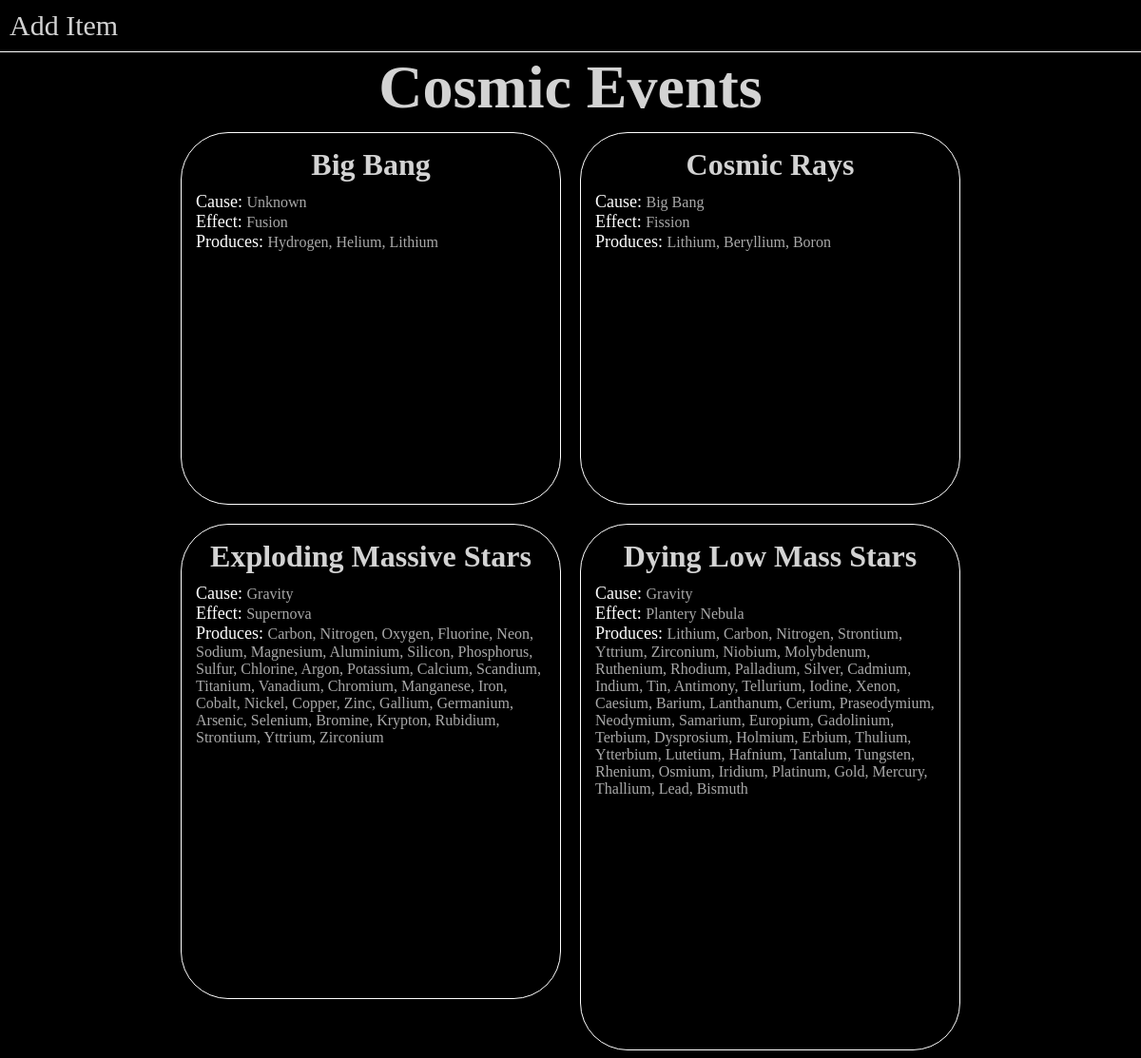
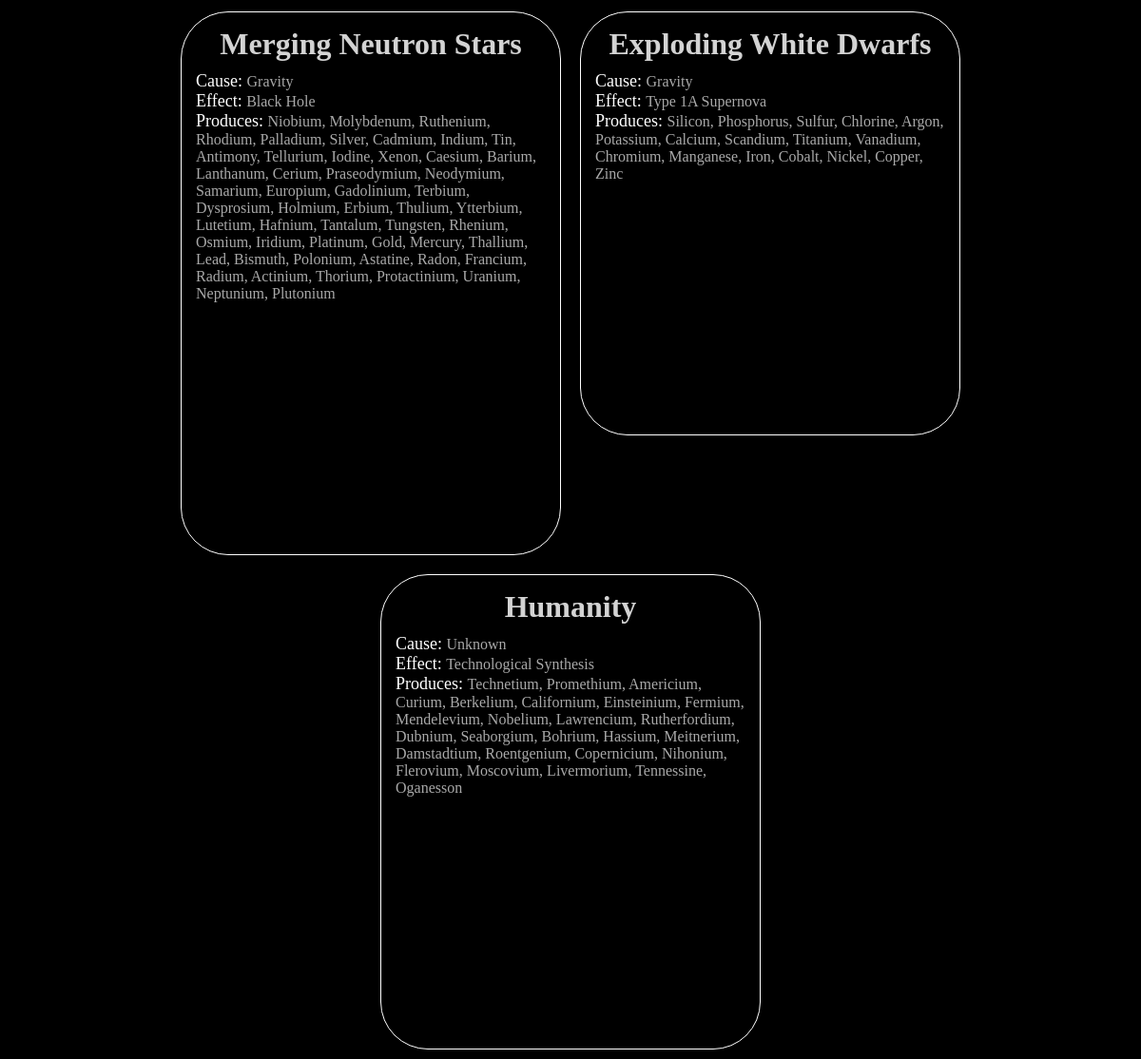
The page / on the database its author committed (2 pictures, top to bottom).
### tables this page shows
CREATE TABLE `cosmic_events` (
  `id` int(11) unsigned NOT NULL AUTO_INCREMENT,
  `name` varchar(120) NOT NULL DEFAULT '',
  `caused_by` varchar(120) NOT NULL DEFAULT '',
  `creates_effect` varchar(120) NOT NULL DEFAULT '',
  PRIMARY KEY (`id`),
  UNIQUE KEY `name` (`name`)
);

### db_functions.php (called while the page is built, shortened)
<?php
function extract_cosmic_events(PDO $db): array {
	$cosmic_event_query = $db->prepare('SELECT * FROM `cosmic_events`;');
	$cosmic_event_query->execute();
	return $cosmic_event_query->fetchAll();
}
function extract_event_elements(PDO $db, array $db_row): array {
	$elements_query = $db->prepare("
		SELECT DISTINCT elements.name
		FROM event_elements
	    INNER JOIN cosmic_events
	        ON event_elements.event_id = cosmic_events.id
	    INNER JOIN elements
	        ON event_elements.element_id = elements.id
	    WHERE cosmic_events.name = '" . $db_row['name'] . "'");
	$elements_query->execute();
	return $elements_query->fetchAll();
}

### functions.php (the view, shortened to what this page needs)
<?php
function format_event_elements(array $elements): array {
	$elements_produced = [];
	foreach ($elements as $element){
		if (array_key_exists('name', $element)) $elements_produced[] = $element['name'];
		else return ['FAIL'];
	}
	return $elements_produced;
}
function display_cosmic_event(array $db_row, array $event_elements, string $pic_class): string {
	$html = '<div class="cosmic_event"><h2>' . $db_row['name'] . '</h2><p><span>Cause: </span>'
		. $db_row['caused_by'] . '</p><p><span>Effect: </span>' . $db_row['creates_effect']
		. '</p><p><span>Produces: </span>';
	if (count($event_elements) > 0){
		$last_element = array_pop($event_elements);
		foreach ($event_elements as $element){
			$html .= $element . ', ';
		}
		$html .= $last_element;
	}
	return $html . '</p><div class="picture ' . $pic_class . '"></div></div>';
}
function generate_html_class(string $event_name): string {
	if ($event_name === 'Big Bang') return 'big_bang';
	if ($event_name === 'Cosmic Rays') return 'cosmic_rays';
	if ($event_name === 'Exploding Massive Stars') return 'massive_stars';
	if ($event_name === 'Dying Low Mass Stars') return 'low_mass_stars';
	if ($event_name === 'Merging Neutron Stars') return 'neutron_stars';
	if ($event_name === 'Exploding White Dwarfs') return 'white_dwarfs';
	return 'default';
}

### index.php (shortened to what this page needs)
<?php
require 'functions.php';
require 'db_functions.php';
$db = new PDO('mysql:host=db; dbname=cosmic_collector', 'root', 'password');
$db->setAttribute(PDO::ATTR_DEFAULT_FETCH_MODE, PDO::FETCH_ASSOC);
$cosmic_events = extract_cosmic_events($db);
$elements_produced = [];
foreach ($cosmic_events as $event) {
    $event_elements = extract_event_elements($db, $event);
    $elements_produced[$event['name']] = format_event_elements($event_elements);
}
?>
<html lang="en-gb">
<head>
	<link rel="stylesheet" type="text/css" href="cosmic_collector.css">
    <link rel="stylesheet" type="text/css" href="event_styling.css">
</head>
<body>
<nav>
    <a href="add_item.php">Add Item</a>
</nav>
<h1>Cosmic Events</h1>
<div class="cosmic_events">
    <?php
    foreach ($cosmic_events as $event) {
        $class = generate_html_class($event['name']);
        echo display_cosmic_event($event, $elements_produced[$event['name']], $class);
    }?>
</div>
</body>
</html>

### cosmic_collector.css (style rules this page uses)
* { margin: 0; border: 0; box-sizing: border-box; text-decoration: none; color: lightgrey; background-color: black; font-size: 16px; }
nav { display: flex; justify-content: flex-start; border-bottom: 1px solid white; position: sticky; top: 0; }
h1 { text-align: center; font-size: 64px; }
h2 { text-align: center; font-size: 32px; margin-bottom: 10px; }
a { margin: 10px; font-size: 30px; }
.cosmic_events { display: flex; flex-flow: row wrap; justify-content: center; }
.cosmic_event { width: 400px; height: 100%; margin: 10px; padding: 15px; border: 1px solid white; border-radius: 50px; text-align: left; }
p { color: darkgrey; }
span { font-size: 18px; color: white; }

### event_styling.css (style rules this page uses)
.picture { width: 300px; height: 240px; margin: 10px auto 0 auto; padding: 10px 50px 10px 50px; background-size: 100% 100%; background-repeat: no-repeat; }
.big_bang { background-image: url("https://iveybusinessjournal.com/wp-content/uploads/2018/03/The-Big-Bang-Theory-of-Disruption.jpg"); }
.cosmic_rays { background-image: url("https://miro.medium.com/max/1155/1*ql3vwpoudDHYTuCaQN_7Vw.png"); }
.massive_stars { background-image: url("https://upload.wikimedia.org/wikipedia/commons/thumb/0/00/Crab_Nebula.jpg/800px-Crab_Nebula.jpg"); }
.low_mass_stars { background-image: url("https://mk0astronomynow9oh6g.kinstacdn.com/wp-content/uploads/2016/10/red_dwarf_exoplanets_1200x900.jpg"); }
.neutron_stars { background-image: url("https://upload.wikimedia.org/wikipedia/commons/thumb/c/c8/Eso1733s_Artist%27s_impression_of_merging_neutron_stars.jpg/1280px-Eso1733s_Artist%27s_impression_of_merging_neutron_stars.jpg"); }
.white_dwarfs { background-image: url("https://www.universetoday.com/wp-content/uploads/2020/02/55705c1969bedded798e9229.jpg"); }
.default { background-image: url("https://wallpaperaccess.com/full/1963222.jpg"); }

### rows shown on the page
cosmic_events: name "Big Bang", caused_by "Unknown", creates_effect "Fusion", html "Hydrogen, Helium, Lithium"
cosmic_events: name "Cosmic Rays", caused_by "Big Bang", creates_effect "Fission", html "Lithium, Beryllium, Boron"
cosmic_events: name "Exploding Massive Stars", caused_by "Gravity", creates_effect "Supernova", html "Carbon, Nitrogen, Oxygen, Fluorine, Neon, Sodium, Magnesium, Aluminium, Silicon, Phosphorus, Sulfur, Chlorine, Argon, Potassium, Calcium, Scandium, Titanium, Vanadium, Chromium, Manganese, Iron, Cobalt, Nickel, Copper, Zinc, Gallium, Germanium, Arsenic, Selenium, Bromine, Krypton, Rubidium, Strontium, Yttrium, Zirconium"
cosmic_events: name "Dying Low Mass Stars", caused_by "Gravity", creates_effect "Plantery Nebula", html "Lithium, Carbon, Nitrogen, Strontium, Yttrium, Zirconium, Niobium, Molybdenum, Ruthenium, Rhodium, Palladium, Silver, Cadmium, Indium, Tin, Antimony, Tellurium, Iodine, Xenon, Caesium, Barium, Lanthanum, Cerium, Praseodymium, Neodymium, Samarium, Europium, Gadolinium, Terbium, Dysprosium, Holmium, Erbium, Thulium, Ytterbium, Lutetium, Hafnium, Tantalum, Tungsten, Rhenium, Osmium, Iridium, Platinum, Gold, Mercury, Thallium, Lead, Bismuth"
cosmic_events: name "Merging Neutron Stars", caused_by "Gravity", creates_effect "Black Hole", html "Niobium, Molybdenum, Ruthenium, Rhodium, Palladium, Silver, Cadmium, Indium, Tin, Antimony, Tellurium, Iodine, Xenon, Caesium, Barium, Lanthanum, Cerium, Praseodymium, Neodymium, Samarium, Europium, Gadolinium, Terbium, Dysprosium, Holmium, Erbium, Thulium, Ytterbium, Lutetium, Hafnium, Tantalum, Tungsten, Rhenium, Osmium, Iridium, Platinum, Gold, Mercury, Thallium, Lead, Bismuth, Polonium, Astatine, Radon, Francium, Radium, Actinium, Thorium, Protactinium, Uranium, Neptunium, Plutonium"
cosmic_events: name "Exploding White Dwarfs", caused_by "Gravity", creates_effect "Type 1A Supernova", html "Silicon, Phosphorus, Sulfur, Chlorine, Argon, Potassium, Calcium, Scandium, Titanium, Vanadium, Chromium, Manganese, Iron, Cobalt, Nickel, Copper, Zinc"
cosmic_events: name "Humanity", caused_by "Unknown", creates_effect "Technological Synthesis", html "Technetium, Promethium, Americium, Curium, Berkelium, Californium, Einsteinium, Fermium, Mendelevium, Nobelium, Lawrencium, Rutherfordium, Dubnium, Seaborgium, Bohrium, Hassium, Meitnerium, Damstadtium, Roentgenium, Copernicium, Nihonium, Flerovium, Moscovium, Livermorium, Tennessine, Oganesson"
